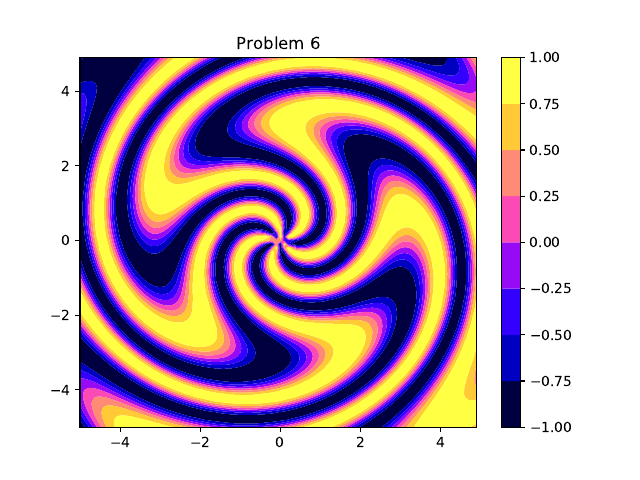

This chart was generated by the following Python code:
import numpy as np
import matplotlib.pyplot as plt

x = np.arange(-5, 5, 0.1)
y = np.arange(-5, 5, 0.1)

xx, yy = np.meshgrid(x, y, sparse=True)

# function f(x,y)
z = np.sin(6*np.cos(np.sqrt(xx**2+yy**2)) + 5*np.arctan2(yy,xx))

# plot
fig = plt.contourf(x,y,z, cmap=plt.get_cmap('gnuplot2') )

plt.colorbar(fig)
plt.title('Problem 6')

plt.savefig('problem6.pdf')

plt.show()